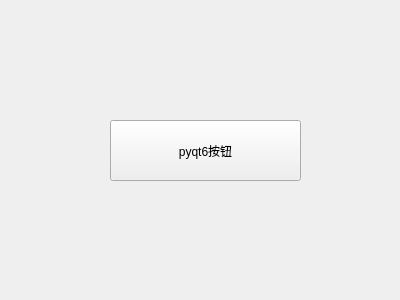
<?xml version="1.0" encoding="UTF-8"?>
<ui version="4.0">
 <class>Form</class>
 <widget class="QWidget" name="Form">
  <property name="geometry">
   <rect>
    <x>0</x>
    <y>0</y>
    <width>400</width>
    <height>300</height>
   </rect>
  </property>
  <property name="windowTitle">
   <string>Form</string>
  </property>
  <widget class="QPushButton" name="pushButton">
   <property name="geometry">
    <rect>
     <x>110</x>
     <y>120</y>
     <width>191</width>
     <height>61</height>
    </rect>
   </property>
   <property name="text">
    <string>pyqt6按钮</string>
   </property>
   <property name="checkable">
    <bool>false</bool>
   </property>
  </widget>
 </widget>
 <resources/>
 <connections/>
</ui>
